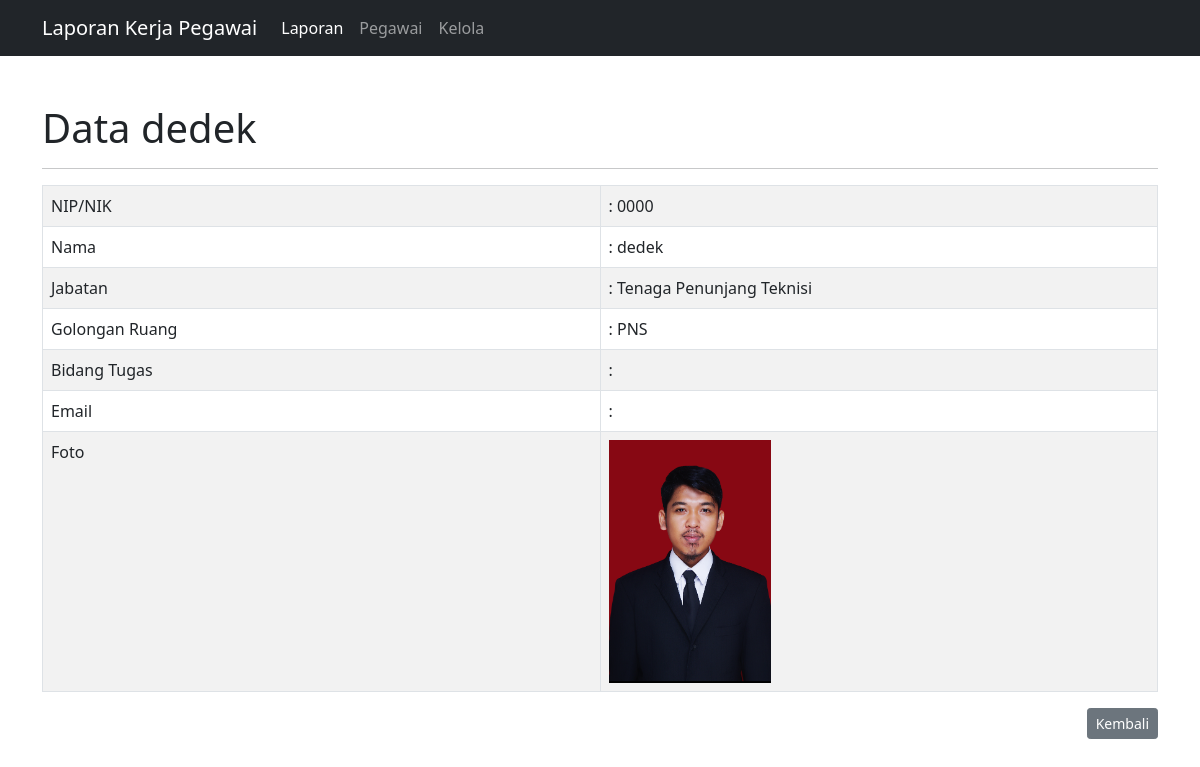
The page /detail_pegawai.php?id=6 on the database its author committed.
### tables this page shows
CREATE TABLE `pegawai` (
  `id` int NOT NULL,
  `nip_nik` varchar(30) NOT NULL,
  `nama` varchar(30) NOT NULL,
  `jabatan` varchar(30) NOT NULL,
  `gol_ruang` varchar(30) NOT NULL,
  `bid_tugas` varchar(30) NOT NULL,
  `email` varchar(30) NOT NULL,
  `foto` varchar(100) NOT NULL
);

### config/controller.php (called while the page is built, shortened)
<?php
function select($query)
{
    global $db;
    $result = mysqli_query($db, $query);
    $rows = [];
    while ($row = mysqli_fetch_assoc($result)){
        $rows[] = $row;
    }
    return $rows;
}
?>

### detail_pegawai.php (the view, shortened to what this page needs)
<?php
include 'layout/header.php';
$id = (int)$_GET['id'];
$data_pegawai = select("SELECT * FROM pegawai WHERE id = $id")[0];
?>
<div class="container mt-5">
        <h1>Data <?= $data_pegawai['nama'];  ?></h1>
        <hr>
        <table class="table table-bordered table-striped mt-3" >
            <tr>
                <td>NIP/NIK</td>
                <td>: <?= $data_pegawai['nip_nik']; ?></td>
            </tr>
            <tr>
                <td>Nama</td>
                <td>: <?= $data_pegawai['nama']; ?></td>
            </tr>
            <tr>
                <td>Jabatan</td>
                <td>: <?= $data_pegawai['jabatan']; ?></td>
            </tr>
            <tr>
                <td>Golongan Ruang</td>
                <td>: <?= $data_pegawai['gol_ruang']; ?></td>
            </tr>
            <tr>
                <td>Bidang Tugas</td>
                <td>: <?= $data_pegawai['bid_tugas']; ?></td>
            </tr>
            <tr>
                <td>Email</td>
                <td>: <?= $data_pegawai['email']; ?></td>
            </tr>
            <tr>
                <td width="50%">Foto</td>
                <td>
                    <a href="asset/img/shiddiq.png">
                        <img src="asset/img/shiddiq.png" alt="foto" width="30%">
                    </a>
                </td>
            </tr>
        </table>
        <a href="pegawai.php" class="btn btn-secondary btn-sm" style="float: right;">Kembali</a>
    </div>
<?php include 'layout/footer.php' ?>

### rows shown on the page
pegawai: nama "dedek", nip_nik "0000", jabatan "Tenaga Penunjang Teknisi", gol_ruang "PNS"
